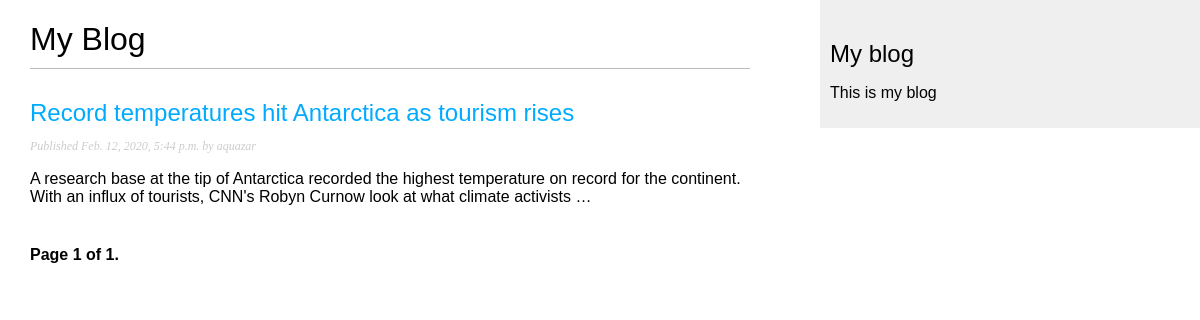
The page /blog/ on the database as committed earlier.
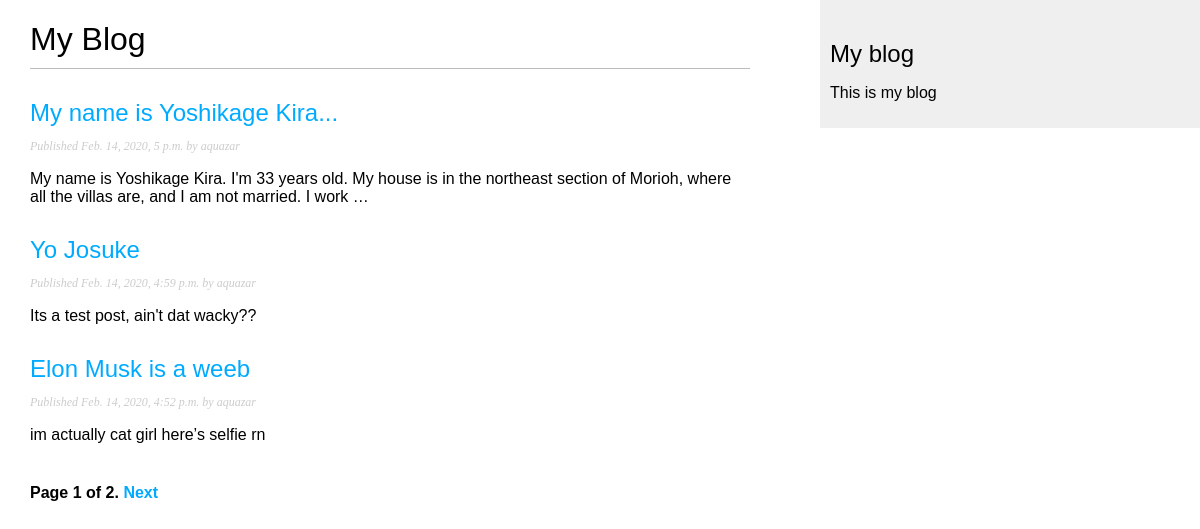
The same page on the database as committed later.
### blog/models.py (models this page shows, shortened)
class Post(models.Model):
    STATUS_CHOICES = (("draft", "Draft"), ("published", "Published"))
    title = models.CharField(max_length=250)
    slug = models.SlugField(max_length=250, unique_for_date="publish")
    author = models.ForeignKey(
        User, on_delete=models.CASCADE, related_name="blog_posts"
    )
    body = models.TextField()
    publish = models.DateTimeField(default=timezone.now)
    created = models.DateTimeField(auto_now_add=True)
    updated = models.DateTimeField(auto_now=True)
    status = models.CharField(max_length=10, choices=STATUS_CHOICES, default="draft")
    class Meta:
        ordering = ("-publish",)
    objects = models.Manager()
    published = PublishedManager()
    def get_absolute_url(self):
        return reverse(
            "blog:post_detail",
            args=[self.publish.year, self.publish.month, self.publish.day, self.slug],
        )

### blog/views.py (the view)
# urls.py: path("", views.PostListView.as_view(), name="post_list"),
class PostListView(ListView):
    queryset = Post.published.all()
    context_object_name = "posts"
    paginate_by = 3
    template_name = "blog/post/list.html"

### blog/templates/blog/post/list.html (shortened to what this page needs)
{% extends "blog/base.html" %}
{% block content %}
    <h1>My Blog</h1>
    {% for post in posts %}
        <h2>
            <a href="{{ post.get_absolute_url }}">
                {{ post.title }}
            </a>
        </h2>
        <p class="date">
            Published {{ post.publish }} by {{ post.author }}
        </p>
        {{post.body|truncatewords:30|linebreaks}}
    {% endfor %}
    {% include "blog/pagination.html" with page=page_obj %}
{% endblock %}

### blog/templates/blog/base.html (shortened to what this page needs)
{% load static %}
<!DOCTYPE html>
<html>
<head>
    <link href="{% static "css/blog.css" %}" rel="stylesheet">
</head>
<body>
    <div id="content">
        {% block content %}
        {% endblock %}
    </div>
    <div id="sidebar">
        <h2>My blog</h2>
            <p>This is my blog</p>
    </div>
</body>
</html>

### blog/templates/blog/pagination.html (shortened to what this page needs)
<div class="pagination">
    <span class="step-links">
        <span class="current">
            Page {{ page.number }} of {{ page.paginator.num_pages }}.
        </span>
            {% if page.has_next %}
                <a href="?page={{ page.next_page_number }}">Next</a>
            {% endif %}
    </span>
</div>

### blog/static/css/blog.css (style rules this page uses)
body { margin: 0; padding: 0; font-family: helvetica, sans-serif; }
a { color: #00abff; text-decoration: none; }
h1 { font-weight: normal; border-bottom: 1px solid #bbb; padding: 0 0 10px 0; }
h2 { font-weight: normal; margin: 30px 0 0; }
#content { float: left; width: 60%; padding: 0 0 0 30px; }
#sidebar { float: right; width: 30%; padding: 10px; background: #efefef; height: 100%; }
p.date { color: #ccc; font-family: georgia, serif; font-size: 12px; font-style: italic; }
.pagination { margin: 40px 0; font-weight: bold; }

Rows that differ between the two databases and show on the page:
no longer on this page (row unchanged): Post: title "Record temperatures hit Antarctica as tourism rises", publish "Feb. 12, 2020, 5:44 p.m.", author "aquazar", body "A research base at the tip of Antarctica recorded the highest temperature on record for the continent. With an influx of tourists, CNN's Robyn Curnow look at what climate activists …"
added Post: title "My name is Yoshikage Kira...", publish "Feb. 14, 2020, 5 p.m.", author "aquazar", body "My name is Yoshikage Kira. I'm 33 years old. My house is in the northeast section of Morioh, where all the villas are, and I am not married. I work …"
added Post: title "Yo Josuke", publish "Feb. 14, 2020, 4:59 p.m.", author "aquazar", body "Its a test post, ain't dat wacky??"
added Post: title "Elon Musk is a weeb", publish "Feb. 14, 2020, 4:52 p.m.", author "aquazar", body "im actually cat girl here’s selfie rn"
Other text that changed with them:
{{ page.paginator.num_pages }}: "1" → "2"
text now shown: "Next"
